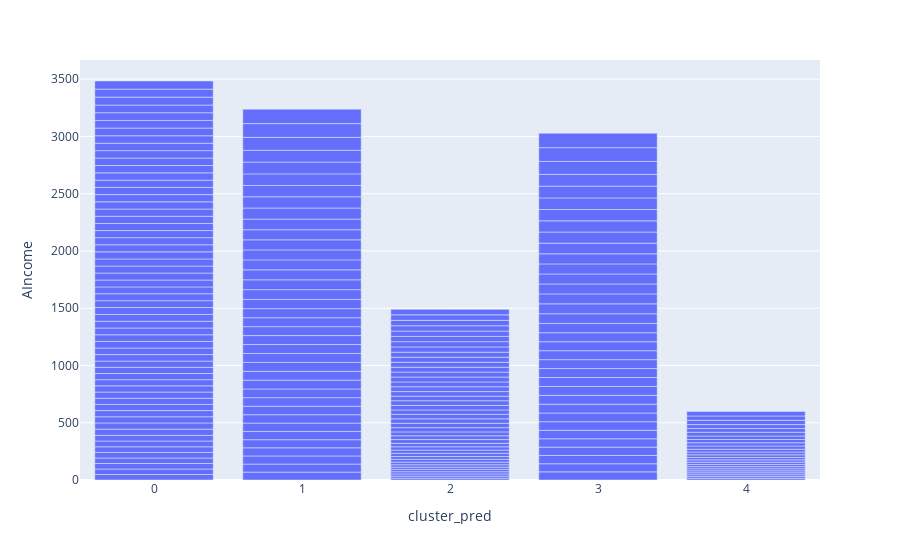

The notebook cell this image was saved under:
### Code cell
px.bar(data_frame=clusters_new, x='cluster_pred',y='AIncome')

### Figure 1 — Plotly figure (JSON) as saved in the notebook; plotly's stock layout.template omitted (floating-point values rounded to 4 significant figures; data arrays with more than 128 entries replaced by an {"elided": "..."} marker saying what was removed)
{"data": [{"alignmentgroup": "True", "hovertemplate": "cluster_pred=%{x}<br>AIncome=%{y}<extra></extra>", "legendgroup": "", "marker": {"color": "#636efa", "pattern": {"shape": ""}}, "name": "", "offsetgroup": "", "orientation": "v", "showlegend": false, "textposition": "auto", "type": "bar", "x": {"elided": "198 int values"}, "xaxis": "x", "y": {"elided": "198 int values"}, "yaxis": "y"}], "layout": {"barmode": "relative", "legend": {"tracegroupgap": 0}, "margin": {"t": 60}, "xaxis": {"anchor": "y", "domain": [0, 1], "title": {"text": "cluster_pred"}}, "yaxis": {"anchor": "x", "domain": [0, 1], "title": {"text": "AIncome"}}}}
